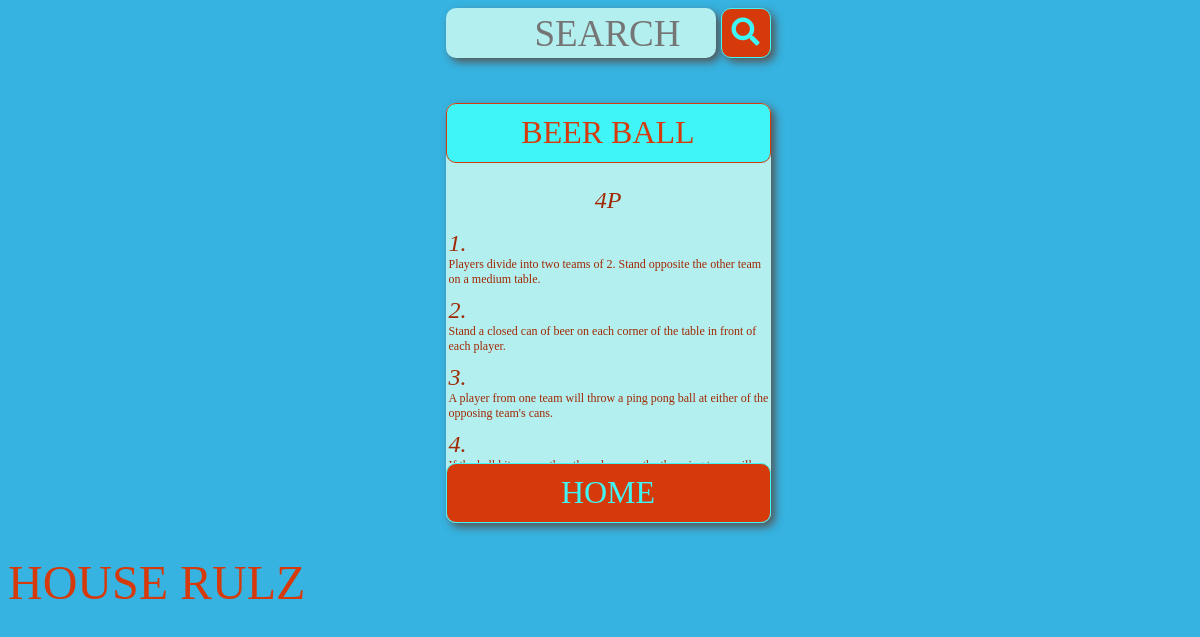
/6/, run on the app's committed database.
### therulz/models.py (models this page shows, shortened)
class Game(models.Model):
	game_name = models.CharField(max_length=50)
	min_player_count = models.IntegerField(default=4)
	max_player_count = models.IntegerField(default = 0)

class Rule(models.Model):
	rule = models.ForeignKey(Game, on_delete=models.CASCADE)
	rule_name = models.CharField(max_length=50)
	rule_text = models.CharField(max_length=280)
	rule_order = models.IntegerField(default=0)

### therulz/views.py (the view)
# urls.py: path('<int:game_id>/', views.game, name='game'),
def game(request, game_id):
	game = get_object_or_404(Game, pk=game_id)
	if (game):
		rule_list = game.rule_set.order_by('rule_order')[:]
	context = {
		'game': game,
		'rule_list': rule_list,
	}
	return render(request, 'therulz/game.html', context)

### therulz/templates/therulz/game.html (shortened to what this page needs)
{% load static %}
<!DOCTYPE html>
<html>
    <head>
        <link
            rel="stylesheet"
            type="text/css"
            href="{% static 'therulz/style.css' %}"
        />
        <link
            rel="stylesheet"
            href="https://use.fontawesome.com/releases/v5.0.13/css/all.css"
        >
    </head>
    <body>
        <form
            class="search"
            action="{% url 'therulz:search' %}"
            method='get'
            action="{% url 'therulz:search' %}"
            method="get"
            class="search">
            <input
                type="search"
                placeholder="SEARCH"
                name="usr_query"
                value='{{ query }}'
             />
            <button
                type="submit"
                value="S"
                class="search_button">
                <i class="fas fa-search"></i>
            </button>
        </form>
        <div class="container">
            <p class="btn game_title">
                {{ game.game_name }}
            </p>
            <div class="rule_list_container">
                <p class="player_count rule_name">
                {% if game.max_player_count > 0 %}
                    {{ game.min_player_count }}-{{ game.max_player_count }}P
                {% else %}
                    {{ game.min_player_count }}P
                {% endif %}
                </p>
                <ul>
                    {% for rule in rule_list %}
                    <li class="rule_name">{{ rule.rule_name }}</li>
                    <li class="rule_text">{{ rule.rule_text }}</li>
                    {% endfor %}
                </ul>
            </div>
            <a class="control btn" href="/">HOME</a>
        </div>
        <h1 class="logo">HOUSE RULZ</h1>
    </body>
</html>

### therulz/static/therulz/style.css (style rules this page uses)
:root { --main_background_color: #36B3E1; --search_box_color: #B3EFEF; --red_color: #D73A0A; --blue_color: #3FF5F5; --rule_color: #A02904; }
* { box-sizing: border-box; font-family: "Verdana"; padding: 0; }
body { background-color: var(--main_background_color); text-align: center; width: 100%; }
a { text-decoration: none; width: 100%; margin: auto; padding: 0; text-align:center; }
input { background-color: var(--search_box_color); border: none; border-radius: 10px; box-shadow: 4px 4px 8px #555; color: var(--red_color); display: inline; font-size: 37px; height: 50px; margin-right: 5px; opacity: 1; padding-right: 10px; text-align: right; width: 270px; }
li { width: 100%; padding-left: 3px; text-align: left; }
ul { list-style-type: none; }
.btn { border-radius: 10px; display: block; font-size: 32px; min-height: 60px; max-height: 60px; margin: 0 auto; padding-top: 10px; text-align: center; width: 100%; }
.container { background-color: var(--search_box_color); border-radius: 10px; box-shadow: 4px 4px 8px #555; display: flex; flex-direction: column; height: 420px; align-items: center; margin: 0 auto; margin-top: 45px; width: 325px; }
.control { background-color: var(--red_color); border: 1px solid var(--blue_color); color: var(--blue_color); }
.game_title { color: var(--red_color); background-color: var(--blue_color); border: 1px solid var(--red_color); }
.rule_list_container { display: flex; flex-direction: column; height: 300px; margin: auto; width: 100%; overflow: scroll; }
.player_count { margin-bottom: 0; }
.rule_name { display: block; color: var(--rule_color); font-size: 24px; font-style: italic; }
.rule_text { color: var(--rule_color); font-size: 12px; margin-bottom: 10px; }
.search { display: flex; justify-content: center; }
.search_button { background-color: var(--red_color); border: 1px solid var(--blue_color); border-radius: 10px; box-shadow: 4px 4px 8px #555; color: var(--blue_color); display: inline; font-size: 28px; height: 50px; width: 50px; }
.logo { color: var(--red_color); font-size: 48px; font-weight: 100; float: left; margin-bottom: 0; }

### data on the page
Game: game_name "BEER BALL", min_player_count "4"
Rule: rule_name "1.", rule_text "Players divide into two teams of 2. Stand opposite the other team on a medium table."
Rule: rule_name "2.", rule_text "Stand a closed can of beer on each corner of the table in front of each player."
Rule: rule_name "3.", rule_text "A player from one team will throw a ping pong ball at either of the opposing team's cans."
Rule: rule_name "4."
